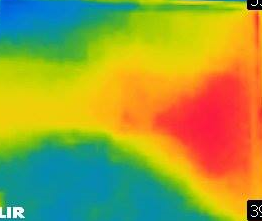
#> input picture hotspot.png, 262 x 221 px
$ jupyter execute photovoltaic_thermal_photo_segmentation.ipynb   (shell and % lines are left out)   (Python 2 division)
#> lines starting #> are read from the running program, lines starting #| are printed output that depends on the picture
[cell 1]
import numpy as np
import matplotlib.pyplot as plt
from sklearn.cluster import DBSCAN
from time import time

import cv2

# Load the photo
img        = cv2.imread('hotspot.png')
#> img is the input picture: shape (221, 262, 3); mean B, G, R 58.7, 158.4, 156.1
orig       = cv2.cvtColor(img, cv2.COLOR_BGR2RGB)

[cell 2]
# Reducing image file

# -- get the width and height of the current image
#    and reduce it by 1/4
newx,newy = orig.shape[1]/4, orig.shape[0]/4 #new size (w,h)
#> newx = 65; newy = 55

# -- use this new value to resize the image
orig      = cv2.resize(orig,(newx,newy))
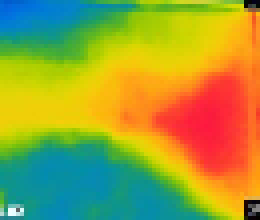
#> orig: shape (55, 65, 3) (shown 4 times larger); mean R, G, B 156, 158.2, 58.6

[cell 3]
# To get the true color channel to reflect on the
# plot, you have to set the colormap of the plot.
print 'Red Channel'
plt.imshow(orig[0:,0:,0])
plt.show()
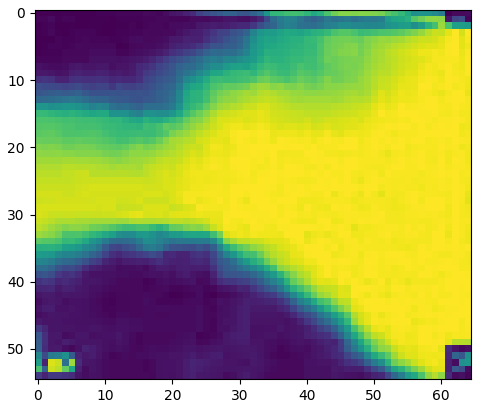
#> figure drawn by matplotlib, 1 panel

print 'Green Channel'
plt.imshow(orig[0:,0:,1])
plt.show()
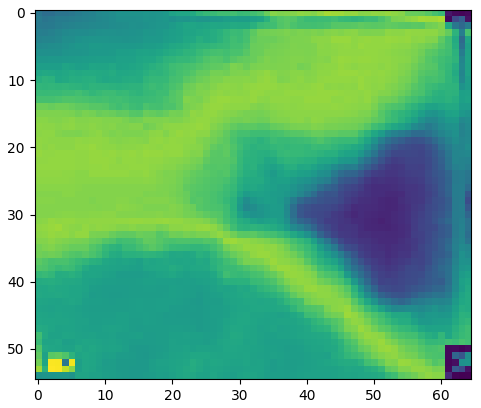
#> figure drawn by matplotlib, 1 panel

print 'Blue Channel'
plt.imshow(orig[0:,0:,2])
plt.show()
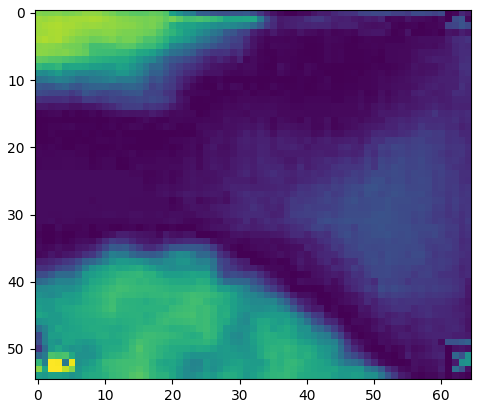
#> figure drawn by matplotlib, 1 panel

[cell 4]
# in order for us to perform dbscan on an image, we have to convert the image
# into a "training set" format.
# For this application our goal is transform a 3D into the following single line array consisting of the following:
# array = [  [ x-coordinate,
#              y-coordinate,
#              pixel value of the current channel at the particular (x,y) coordinate]........
#        ]

# x1 - flattened x pixel coordinate
# y1 - flattened y pixel coordinate
# z1 - flattened green channel values

# We'll use the Green channel for this particular application
ys, xs = np.mgrid[orig.shape[0]:0:-1, 0:orig.shape[1]]
x1 = xs.flatten()
y1 = ys.flatten()
z1 = orig[0:,0:,1].flatten()
#> z1 = 3575 values, max 254 at index 3447, min 0 at index 3573, mean 158.2

[cell 5]
# Now the format allows us to plot the data as a scatterplot
# the image is dotted because we reduced the image size
plt.scatter(x1, y1, s=4,c=z1, edgecolor='face')
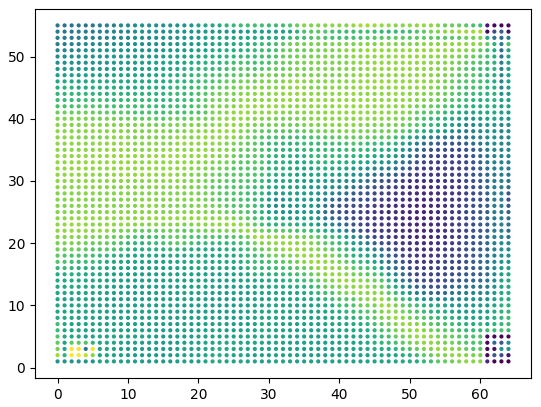
#> figure drawn by matplotlib, 1 panel

[cell 6]
# combine x,y pixel coordinate data and z1 single color data into one array
# this one array will be fed to DBSCAN
new = []
for i in range(len(orig[0:,0:,1].flatten())):
    new.append([x1[i],y1[i],z1[i]])
#> after the loop, new = 3575 items, first 6: [0, 55, 100], [1, 55, 92], [2, 55, 92], [3, 55, 98], [4, 55, 98], [5, 55, 101]

[cell 7]
# Perform dbscan
db = DBSCAN(eps=5, min_samples=7).fit(new)
labels = db.labels_
#> labels = 3575 values, max 19 at index 3311, min -1 at index 1, mean 2.83

[cell 8]
# We get the number of cluster that DBSCAN has found
from collections import Counter
Counter(labels)

[cell 9]
# Get the unique labels of the results
unique_labels = set(labels)
#> unique_labels = 21 items

[cell 10]
# We then plot the image for every cluster identified by DBSCAN

for j in unique_labels:
    colormap = []
    for i in labels:
        if i != j:
            colormap.append(0)
        else:
            colormap.append(254)
    plt.scatter(xs.flatten(), ys.flatten(), s=4,c=colormap, edgecolor='face')
    plt.show()
#> this loop made 21 passes
#> j on pass 21: -1
#> pass 1, `plt.show()`:
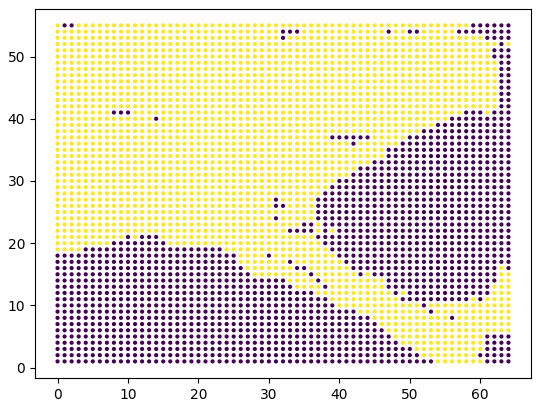
#> figure drawn by matplotlib, 1 panel
#> pass 2, `plt.show()`:
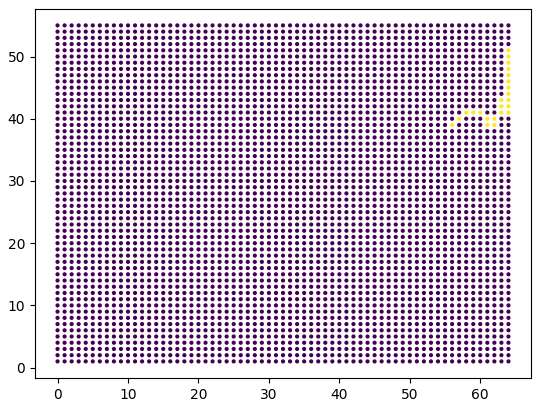
#> figure drawn by matplotlib, 1 panel
#> after the loop:
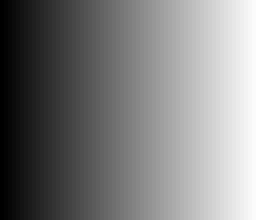
#> xs: shape (55, 65) int64 (shown 4 times larger); min 0, max 64, mean 32; drawn with min black and max white
#> after the loop:
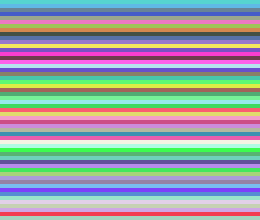
#> ys: shape (55, 65) int64 (shown 4 times larger); 55 distinct labels, from 1 to 55; one colour per label, 0 black
